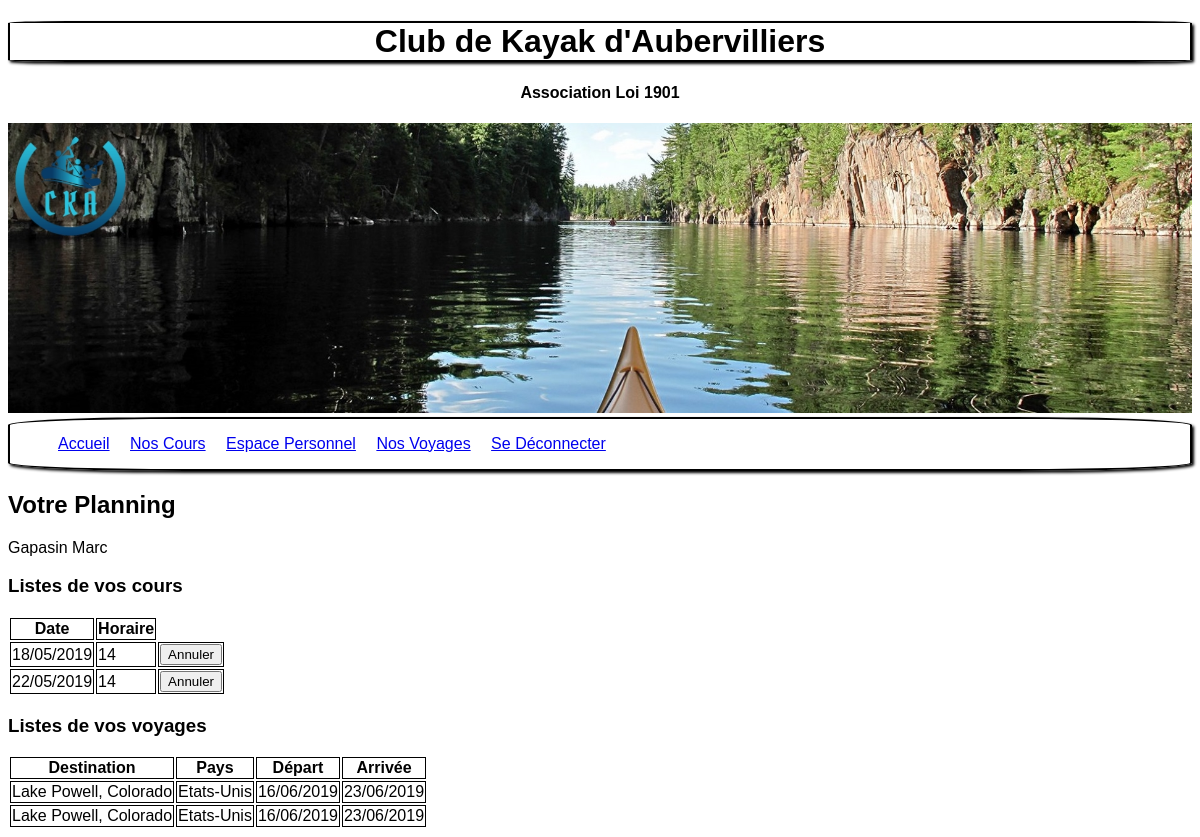
Page /affichage_planning.php (signed in) on the committed database.
### tables this page shows
CREATE TABLE IF NOT EXISTS `adherent` (
  `id` int(5) NOT NULL AUTO_INCREMENT,
  `sexe` varchar(50) NOT NULL,
  `pseudo` varchar(20) NOT NULL,
  `nom` varchar(30) NOT NULL,
  `prenom` varchar(30) NOT NULL,
  `mdp` varchar(40) NOT NULL,
  `email` varchar(255) NOT NULL,
  `ville` varchar(20) NOT NULL,
  `cp` int(5) NOT NULL,
  `naissance` date NOT NULL,
  `telephone` varchar(10) NOT NULL,
  `niveau` varchar(50) NOT NULL,
  PRIMARY KEY (`id`)
);

CREATE TABLE IF NOT EXISTS `participation` (
  `id` int(3) NOT NULL AUTO_INCREMENT,
  `idadherent` int(3) NOT NULL,
  `idcours` int(2) NOT NULL,
  PRIMARY KEY (`id`),
  KEY `idcours` (`idcours`)
);

CREATE TABLE IF NOT EXISTS `cours` (
  `id` int(4) NOT NULL AUTO_INCREMENT,
  `date` date NOT NULL,
  `niveau` varchar(50) NOT NULL,
  `horaire` int(2) NOT NULL,
  PRIMARY KEY (`id`)
);

### affichage_planning.php (the view, shortened to what this page needs)
<!DOCTYPE html>
<html lang="fr">
<?php
	include('entete.php');
	?>
	<div id="planning">
		<h2>Votre Planning</h2>
<?php
$pseudo=$_SESSION['pseudo'];
$requete = "SELECT id, pseudo, nom, prenom
			FROM adherent
			WHERE pseudo = '$pseudo'";
$connexion = connecter();
$resultat = mysqli_query($connexion, $requete);
$ligne= mysqli_fetch_assoc($resultat);
	$id = $ligne['id'];
	$nom = $ligne['nom'];
	$prenom = $ligne['prenom'];
	echo $nom;
	?>
	<?php
	echo $prenom;
	$requete=   "SELECT DATE_FORMAT (date,'%d/%m/%Y') AS date, horaire, cours.id, participation.idadherent, participation.idcours, participation.id
				 FROM participation, cours
				 WHERE idadherent = '$id'
				 AND participation.idcours = cours.id
				 ORDER BY date;";
$connexion = connecter();
$resultat = mysqli_query($connexion, $requete);
$ligne = mysqli_fetch_assoc($resultat);
?>
	<body>
			<section>
					<caption><h3>Listes de vos cours</h3></caption>
					<table>
						<tr>
						<th>Date</th>
						<th>Horaire</th>
						</tr>
						<?php
						while ($ligne)
						{
						?>
							<tr>
									<td><?=$ligne['date'];?></td>
									<td><?=$ligne['horaire'];?></td>
									<td>
										<form action="traitement_annulation_cours.php" method="post">
											<input type="submit" name="envoi" value="Annuler" />
										</form>
									</td>
							</tr>
<?php
					$ligne = mysqli_fetch_assoc($resultat);
						}
?>
					</table>
<?php
	$requete=   "SELECT DATE_FORMAT (datedebutVoyage,'%d/%m/%Y') AS datedebutVoyage, DATE_FORMAT(datefinVoyage, '%d/%m/%Y') AS datefinVoyage, nomVoyage, pays, voyage.id, inscription.idAdherent
				 FROM inscription, voyage
				 WHERE idAdherent = '$id'
				 AND inscription.idVoyage = voyage.id";
$connexion = connecter();
$resultat = mysqli_query($connexion, $requete);
$ligne = mysqli_fetch_assoc($resultat);
?>
					<caption><h3>Listes de vos voyages</h3></caption>
					<table>
						<tr>
						<th>Destination</th>
						<th>Pays</th>
						<th>Départ</th>
						<th>Arrivée</th>
						</tr>
<?php
						while ($ligne)
						{
?>
							<tr>
									<td><?=$ligne['nomVoyage'];?></td>
									<td><?=$ligne['pays'];?></td>
									<td><?=$ligne['datedebutVoyage'];?></td>
									<td><?=$ligne['datefinVoyage'];?></td>
							</tr>
<?php
					$ligne = mysqli_fetch_assoc($resultat);
						}
?>
					</table>
				</section>
				</div>
		</body>
</html>

### entete.php (shortened to what this page needs)
<!DOCTYPE html>
	<html lang="fr">
		<head>
					<link rel="stylesheet" type="text/css" href="CSS/general.css" />
		</head>
			<h1>Club de Kayak d'Aubervilliers</h1>
				<h4>Association Loi 1901</h4>
		<header>
  			<img src="CSS/ban.jpg" alt="" height="100%" width="100%">
<?php
 if (isset($_SESSION['pseudo']) AND ($_SESSION['pseudo']=="admin"))
		{
		$pseudo=$_SESSION['pseudo'];
?>
	<nav>
		<ul id="menu_horizontal">
			<li><a href="index1.php">Accueil</a></li>
			<li><a href="ajout_cours.php">Ajout de Cours</a></li>
			<li><a href="ajout_voyage.php">Ajout de Voyages</a></li>
			<li><a href="form_deconnexion.html">Se Déconnecter</a></li>
		</ul>
	</nav>
<?php
		}
		elseif (isset($_SESSION['pseudo']))
			{
?>
 	<nav>
		<ul id="menu_horizontal">
			<li><a href="index1.php">Accueil</a></li>
			<li><a href="participation_cours.php">Nos Cours</a></li>
			<li><a href="affichage_planning.php">Espace Personnel</a></li>
			<li><a href="reservation.php">Nos Voyages</a></li>
			<li><a href="form_deconnexion.html">Se Déconnecter</a></li>
		</ul>
	</nav>
<?php
			}
?>
		</header>
		<body>
	</body>
</html>

### CSS/general.css (style rules this page uses)
html, body, div, object, h1, h2, h3, h4, h5, h6, p, em, img, strong, ol, ul, li, article, aside, figure, figcaption, footer, header, section { font-family: Arial, sans-serif; color: black; text-shadow: 3px, 3px, 3px, black; }
h1 { text-align: center; border: 2px solid black; border-radius: 5%; box-shadow: 2px 2px 3px; }
h4 { text-align: center; }
nav { border: 2px solid black; border-radius: 15%; box-shadow: 2px 2px 3px; }
ul#menu_horizontal li { display : inline; padding : 0 0.5em; }
ul#menu_horizontal { list-style-type : none; }
td,th { border: 1px solid black; }

### rows in the picture
adherent: nom "Gapasin", prenom "Marc"
participation: date "18/05/2019", idcours.horaire "14"
participation: date "22/05/2019", idcours.horaire "14"

### other values in the picture
$ligne['nomVoyage'] "Lake Powell, Colorado"
$ligne['pays'] "Etats-Unis"
$ligne['datedebutVoyage'] "16/06/2019"
$ligne['datefinVoyage'] "23/06/2019"
